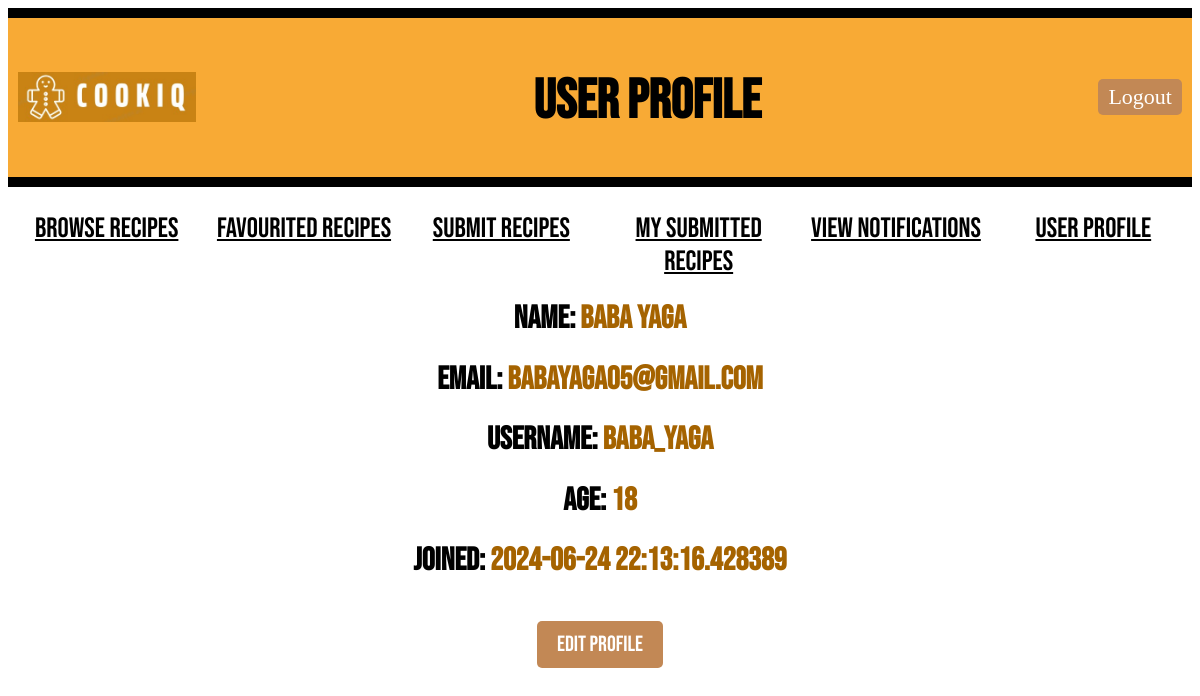
The page /user/2/userprofile (signed in) on the database its author committed.
### models.py (models this page shows, shortened)
class User(db.Model):
    id = db.Column(db.Integer, primary_key=True)
    name = db.Column(db.String(100), nullable=False)
    email = db.Column(db.String(80), unique=True, nullable=False)
    username = db.Column(db.String(100), unique=True, nullable=False)
    age = db.Column(db.Integer)
    password = db.Column(db.String(100), nullable=False)
    created_at = db.Column(db.DateTime(timezone=True), default=lambda: datetime.now(timezone('Asia/Kuala_Lumpur')))
    number_of_warnings = db.Column(db.Integer, default=0)
    recipes = db.relationship('Recipe', backref='author', cascade="all, delete-orphan", lazy=True)
    comments = db.relationship('Comment', backref='commenter', cascade="all, delete-orphan", lazy=True)
    favourite_recipes = db.relationship('FavouriteRecipe', backref='user_fav', cascade="all, delete-orphan", lazy=True)
    notifications = db.relationship('Notification', back_populates='user', cascade="all, delete-orphan", lazy=True, overlaps="user_notifications")
    reports = db.relationship('Report', back_populates='user', cascade="all, delete-orphan", lazy=True, overlaps="user_reports")

### main.py (the view)
@app.route("/user/<int:user_id>/userprofile")
def user_profile(user_id):
    if "user_id" not in session or session["user_id"] != user_id:
        return redirect(url_for("login"))
    user = User.query.get_or_404(user_id)
    return render_template("user_profile.html", user=user)

### templates/user_profile.html (shortened to what this page needs)
<!DOCTYPE html>
<html>
<head>
    <link rel="stylesheet" type="text/css" href="{{ url_for('static', filename='style.css') }}">
</head>
<body>
    <div class="header">
        <div class="logo-container">
            <img style="height: 50px; padding-bottom: 30px;" src="{{ url_for('static', filename='Logo_CookiQ.jpeg') }}" alt="Logo_CookiQ">
        </div>
        <h1 class="title">User Profile</h1>
        <a href="{{ url_for('logout') }}" class="LogOutButton">Logout</a>
    </div>
    <div class="classification">
        <ul>
            <li><a href="{{ url_for('browse_recipes', user_id=user.id) }}" class="nav-button">Browse Recipes</a></li>
            <li><a href="{{ url_for('favouritedrecipe', user_id=user.id)}}" class="nav-button">Favourited Recipes</a></li>
            <li><a href="{{ url_for('recipesubmission', user_id=user.id) }}" class="nav-button">Submit Recipes</a></li>
            <li><a href="{{ url_for('submitted_recipes', user_id=user.id) }}" class="nav-button">My Submitted Recipes</a></li>
            <li><a href="{{ url_for('view_notifications', user_id=user.id) }}" class="nav-button">View Notifications</a></li>
            <li><a href="{{ url_for('user_profile', user_id=user.id) }}" class="nav-button">User Profile</a></li>
        </ul>
    </div>
    <div class="profile">
        <div class="profile-info">
            <h1><strong>NAME:</strong> {{ user.name }}</h1>
            <h1><strong>EMAIL:</strong> {{ user.email }}</h1>
            <h1><strong>USERNAME:</strong> {{ user.username }}</h1>
            <h1><strong>AGE:</strong> {{ user.age }}</h1>
            <h1><strong>JOINED:</strong> {{ user.created_at }}</h1>
            <a href="{{ url_for('edit_profile', user_id=user.id) }}" class="EditProfile">Edit Profile</a>
        </div>
    </div>
</body>
</html>

### static/style.css (style rules this page uses)
.header { display: flex; align-items: center; justify-content: space-between; background-color: #f8aa35; border-top: 10px solid #000; border-bottom: 10px solid #000; margin-bottom: 20px; padding: 5px 10px; }
.logo-container { display: flex; align-items: center; margin-top: 30px; }
.title { font-family: 'Bebas Neue', sans-serif; font-size: 55px; color: rgb(0, 0, 0); margin-top: 45px; }
.nav-button { border: none; color: rgb(0, 0, 0); }
.MainButton, .HomeButton, .LogOutButton { padding: 5px 10px; border-radius: 5px; background-color: #c28855; color: #fff; font-size: 22px; font-weight: 300; cursor: pointer; text-decoration: none; left: 20px; }
.classification ul { text-align: center; display: flex; padding-top: 5px; padding-left: 0px; }
.classification li { font-family: 'Bebas Neue', sans-serif; font-size: 28px; font-weight: 300; text-transform: uppercase; display: inline-block; width: 100%; }
.profile-info { text-align: center; margin-bottom: 20px; font-family: 'Bebas Neue', sans-serif; }
.profile-info h1 { color: #a56300; }
.profile-info strong { color: #000; }
.EditProfile { padding: 10px 20px; border-radius: 5px; background-color: #c28855; color: #fff; font-size: 22px; font-weight: 300; text-decoration: none; margin-top: 20px; display: inline-block; }

### rows shown on the page
User: name "Baba Yaga", email "babayaga05@gmail.com", username "baba_yaga", age "18", created_at "2024-06-24 22:13:16.428389"
